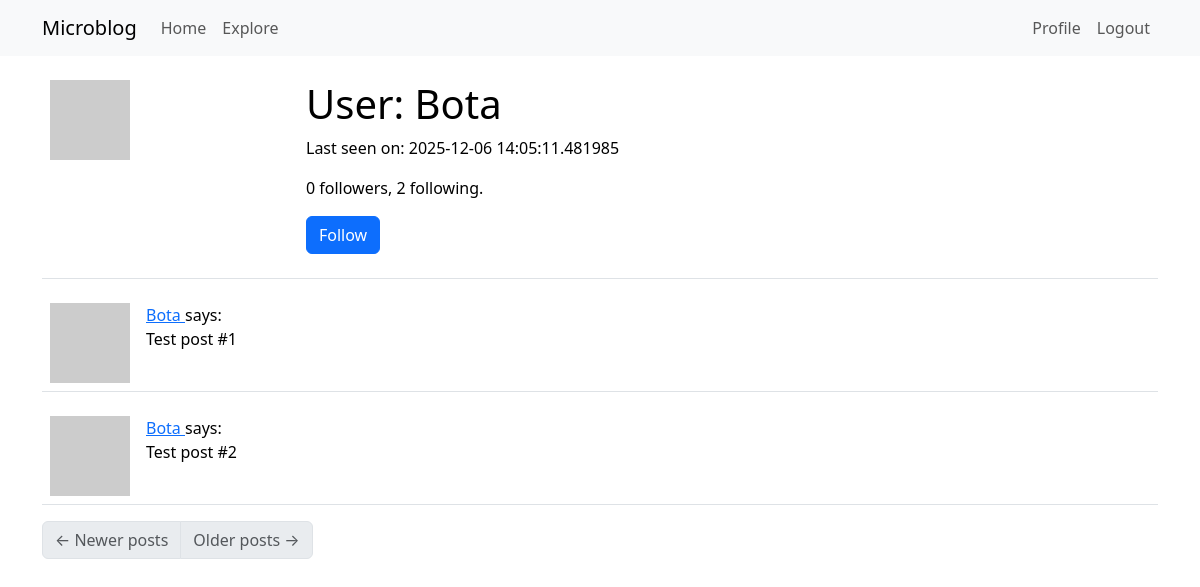
/user/Bota (signed in), run on an earlier commit of the app's database.
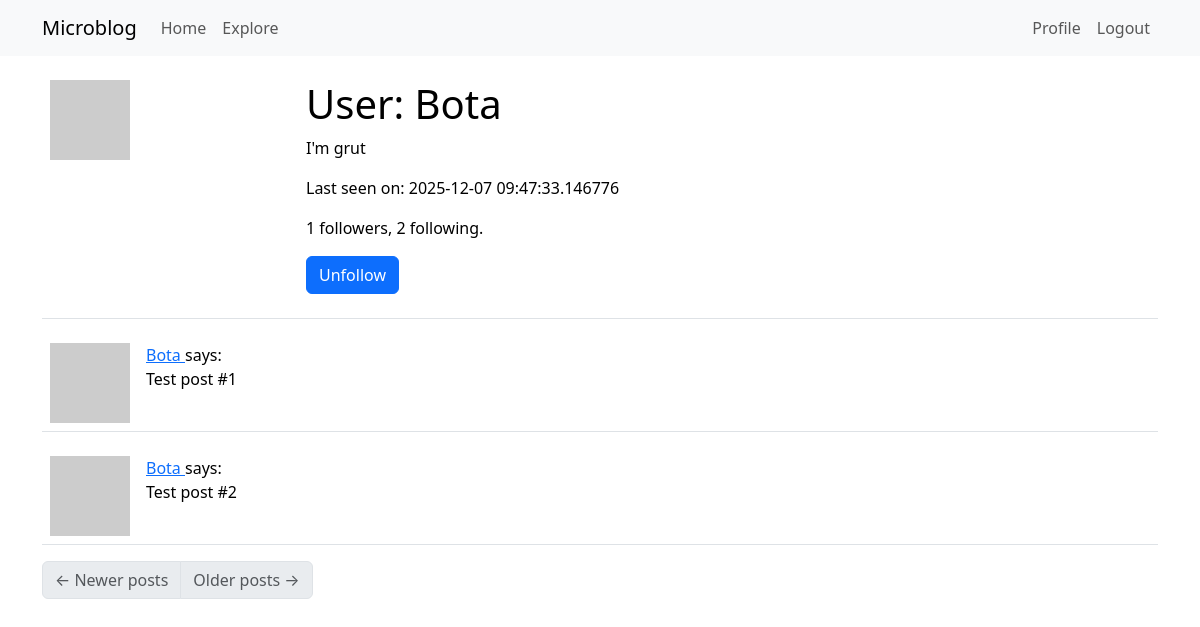
And on a later commit of the database.
### app/models.py (models this page shows, shortened)
class User(UserMixin, db.Model):
    id: so.Mapped[int] = so.mapped_column(primary_key=True)
    username: so.Mapped[str] = so.mapped_column(
        sa.String(64),
        index=True,
        unique=True,
    )
    email: so.Mapped[str] = so.mapped_column(
        sa.String(120),
        index=True,
        unique=True,
    )
    password_hash: so.Mapped[Optional[str]] = so.mapped_column(sa.String(260))
    about_me: so.Mapped[Optional[str]] = so.mapped_column(sa.String(200))
    last_seen: so.Mapped[Optional[datetime]] = so.mapped_column(
        default=lambda: datetime.now(timezone.utc)
    )
    posts: so.WriteOnlyMapped["Post"] = so.relationship(back_populates="author")
    following: so.WriteOnlyMapped["User"] = so.relationship(
        secondary=followers,
        primaryjoin=(followers.c.follower_id == id),
        secondaryjoin=(followers.c.followed_id == id),
        back_populates="followers",
    )
    followers: so.WriteOnlyMapped["User"] = so.relationship(
        secondary=followers,
        primaryjoin=(followers.c.followed_id == id),
        secondaryjoin=(followers.c.follower_id == id),
        back_populates="following",
    )
    def avatar(self, size):
        digest = md5(self.email.lower().encode("utf-8")).hexdigest()
        return f"https://www.gravatar.com/avatar/{digest}?d=identicon&s={size}"
    def is_following(self, user: "User"):
        query = self.following.select().where(User.id == user.id)
        return db.session.scalar(query) is not None
    def followers_count(self):
        query = sa.select(sa.func.count()).select_from(self.followers.select().subquery())
        return db.session.scalar(query)
    def following_count(self):
        query = sa.select(sa.func.count()).select_from(self.following.select().subquery())
        return db.session.scalar(query)

### app/routes.py (the view)
@app.route("/user/<username>")
@login_required
def user(username):
    user = db.first_or_404(sa.select(User).where(User.username == username))
    posts = [
        {"author": user, "body": "Test post #1"},
        {"author": user, "body": "Test post #2"},
    ]
    form = EmptyForm()
    return render_template(
        "user.html",
        title="Profile",
        user=user,
        posts=posts,
        form=form,
    )

### app/forms.py
class EmptyForm(FlaskForm):
    submit = SubmitField("Submit")

### app/models.py (called while the page is built)
@login.user_loader
def load_user(id: str | int) -> "User":
    return db.session.get(User, int(id))

### app/routes.py (called while the page is built)
@app.before_request
def before_request():
    if current_user.is_authenticated:
        current_user.last_seen = datetime.now(timezone.utc)
        db.session.commit()

### app/templates/user.html (shortened to what this page needs)
{% extends "base.html" %}
{% block content %}
    <table class="table table-hover">
        <tr>
            <td width="256px"><img src="{{ user.avatar(256) }}"></td>
            <td>
                <h1>User: {{ user.username }}</h1>
                {% if user.about_me %}<p>{{ user.about_me }}</p>{% endif %}
                {% if user.last_seen %}<p>Last seen on: {{ user.last_seen }}</p>{% endif %}
                <p>{{ user.followers_count() }} followers, {{ user.following_count() }} following.</p>
                {% if user == current_user %}
                <p><a href="{{ url_for('edit_profile') }}">Edit your profile</a></p>
                {% elif not current_user.is_following(user) %}
                <p>
                    <form action="{{ url_for('follow', username=user.username) }}" method="post">
                        {{ form.submit(value='Follow', class_='btn btn-primary') }}
                    </form>
                </p>
                {% else %}
                <p>
                    <form action="{{ url_for('unfollow', username=user.username) }}" method="post">
                        {{ form.submit(value='Unfollow', class_='btn btn-primary') }}
                    </form>
                </p>
                {% endif %}
            </td>
        </tr>
    </table>
    {% for post in posts %}
        {% include '_post.html' %}
    {% endfor %}
    <nav aria-label="Post navigation">
        <ul class="pagination">
            <li class="page-item{% if not prev_url %} disabled{% endif %}">
                <a class="page-link" href="{{ prev_url }}">
                    <span aria-hidden="true">&larr;</span> Newer posts
                </a>
            </li>
            <li class="page-item{% if not next_url %} disabled{% endif %}">
                <a class="page-link" href="{{ next_url }}">
                    Older posts <span aria-hidden="true">&rarr;</span>
                </a>
            </li>
        </ul>
    </nav>
{% endblock %}

### app/templates/base.html (shortened to what this page needs)
<!DOCTYPE html>
<html lang="en">
  <head>
    <link
      href="https://cdn.jsdelivr.net/npm/bootstrap@5.3.2/dist/css/bootstrap.min.css"
      rel="stylesheet"
    />
  </head>
  <body>
    <nav class="navbar navbar-expand-lg bg-body-tertiary">
      <div class="container">
        <a class="navbar-brand" href="{{ url_for('index') }}">Microblog</a>
        <div class="collapse navbar-collapse" id="navbarSupportedContent">
          <ul class="navbar-nav me-auto mb-2 mb-lg-0">
            <li class="nav-item">
              <a
                class="nav-link"
                aria-current="page"
                href="{{ url_for('index') }}"
                >Home</a
              >
            </li>
            <li class="nav-item">
              <a
                class="nav-link"
                aria-current="page"
                href="{{ url_for('explore') }}"
                >Explore</a
              >
            </li>
          </ul>
          <ul class="navbar-nav mb-2 mb-lg-0">
            {% if current_user.is_anonymous %}
            <li class="nav-item">
              <a
                class="nav-link"
                aria-current="page"
                href="{{ url_for('login') }}"
                >Login</a
              >
            </li>
            {% else %}
            <li class="nav-item">
              <a
                class="nav-link"
                aria-current="page"
                href="{{ url_for('user', username=current_user.username) }}"
                >Profile</a
              >
            </li>
            <li class="nav-item">
              <a
                class="nav-link"
                aria-current="page"
                href="{{ url_for('logout') }}"
                >Logout</a
              >
            </li>
            {% endif %}
          </ul>
        </div>
      </div>
    </nav>
    <div class="container mt-3">
       {% block content %}{% endblock %}
    </div>
  </body>
</html>

### app/templates/_post.html
<table class="table table-hover">
  <tr>
    <td width="70px">
      <a href="{{ url_for('user', username=post.author.username) }}">
        <img src="{{ post.author.avatar(70) }}" />
      </a>
    </td>
    <td>
      <a href="{{ url_for('user', username=post.author.username) }}">
        {{ post.author.username }}
      </a>
      says:
      <br />
      {{ post.body }}
    </td>
  </tr>
</table>

What changed in the data, as far as the page shows it:
changed User "Bota": about_me (not shown) → "I'm grut"; last_seen "2025-12-06 14:05:11.481985" → "2025-12-07 09:47:33.146776"
Also different on the page:
{{ user.followers_count() }}: "0" → "1"
form field submit: (not shown) → "Unfollow"
form field submit: "Follow" → (not shown)
